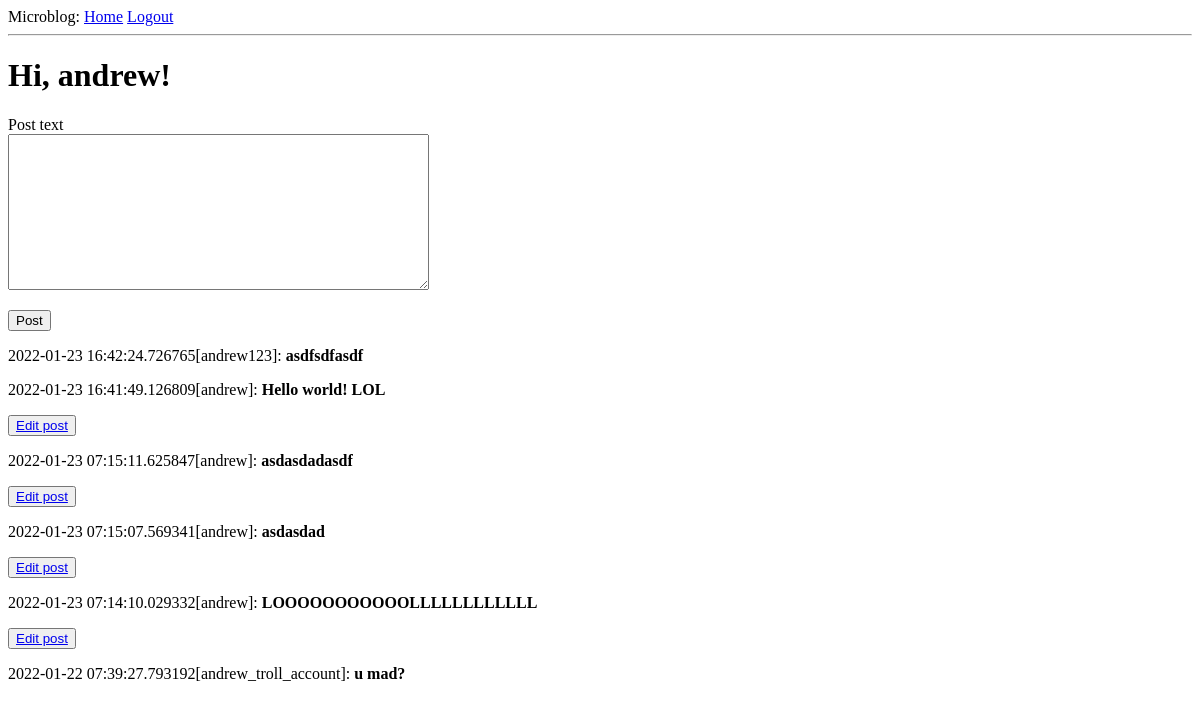
Before: /index (signed in) with the older database file.
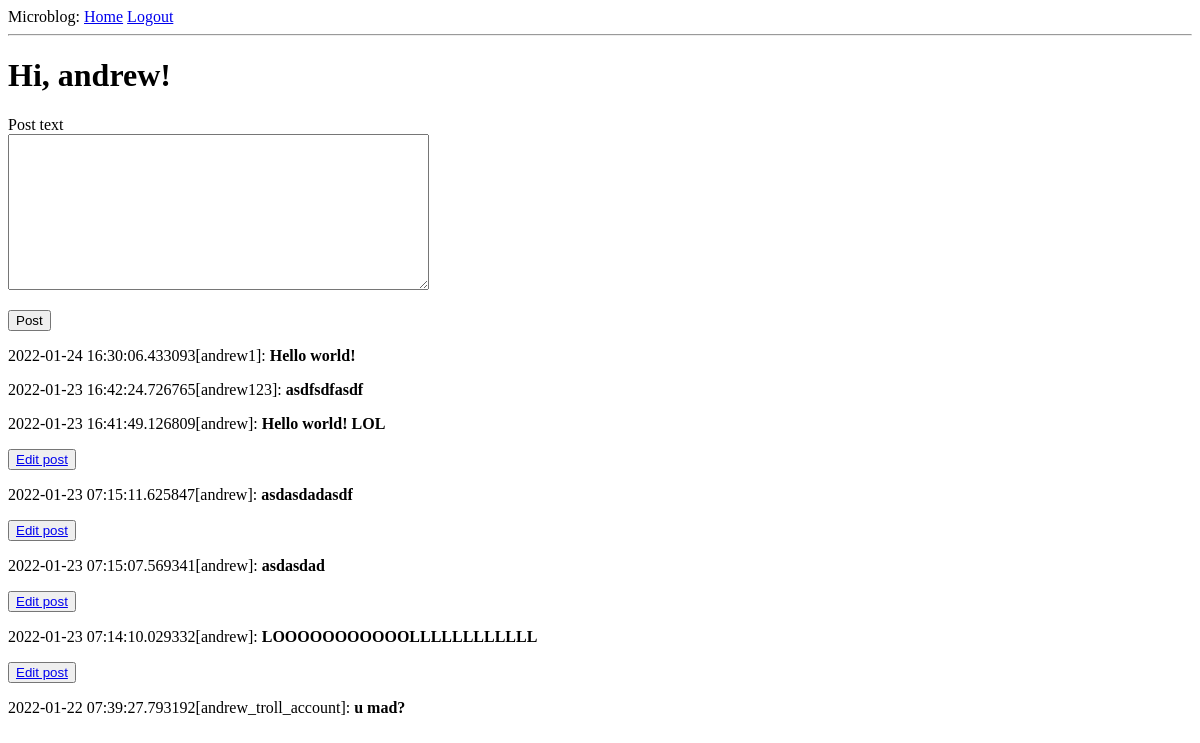
After: the same page with the newer database file.
### app/models.py (models this page shows, shortened)
class Post(db.Model):
    id = db.Column(db.Integer, primary_key=True)
    body = db.Column(db.String)
    timestamp = db.Column(db.DateTime, index=True, default=datetime.utcnow)
    user_id = db.Column(db.Integer, db.ForeignKey('user.id'))

class User(UserMixin, db.Model):
    id = db.Column(db.Integer, primary_key=True)
    username = db.Column(db.String, nullable=False, unique=True)
    password_hash = db.Column(db.Integer, nullable=False)
    email = db.Column(db.String, index=True, unique=True)
    posts = db.relationship('Post', backref='author', lazy='dynamic')

### app/routes.py (the view)
@app_flask.route('/', methods=['GET', 'POST'])
@app_flask.route('/index', methods=['GET', 'POST'])
@login_required
def index():
    form = PostForm()
    if form.validate_on_submit():
        post = Post(body=form.text.data, user_id=current_user.id)
        db.session.add(post)
        db.session.commit()
        return redirect(url_for('index'))
    posts = Post.query.order_by(Post.timestamp.desc())
    return render_template("index.html", title='Home Page', posts=posts, form=form)

### app/forms.py
class PostForm(FlaskForm):
    text = StringField('Post text', validators=[DataRequired()], widget=TextArea())
    submit = SubmitField('Post')

### app/models.py (called while the page is built)
@login.user_loader
def load_user(id):
    return User.query.get(int(id))

### app/templates/index.html (shortened to what this page needs)
{% extends "base.html" %}
{% block content %}
    <h1>Hi, {{ current_user.username }}!</h1>
    <form action="", method="post" novalidate>
        <p>
            {{ form.text.label() }}<br>
            {{ form.text(cols=50, rows=10) }}<br>
        </p>
        <p>{{ form.submit }}</p>
    </form>
    {% for post in posts %}
        <div><p>{{ post.timestamp }}[{{ post.author.username }}]: <b>{{ post.body }}</b></p></div>
        {% if post.author.id == current_user.id %}
        <button><a href="{{ url_for('update_post', post_id=post.id) }}">Edit post</a></button>
        {% endif %}
    {% endfor %}
{% endblock %}

Changed rows visible on the page:
added Post: timestamp "2022-01-24 16:30:06.433093", author.username "andrew1", body "Hello world!"
